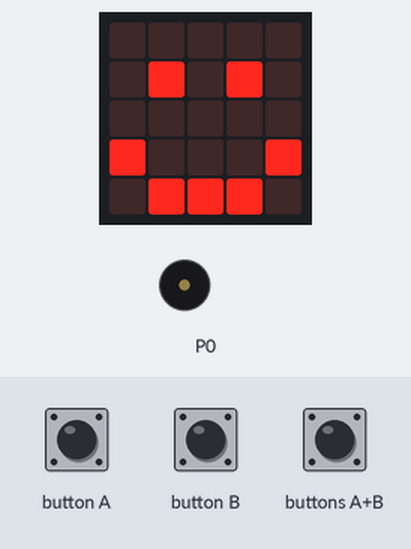
Bench run of a program on a simulated BBC micro:bit (MakeCode). Shown: the board's 5×5 LED display, buzzer (waves = sounding). The test bench sets the inputs (shaded band).

Above: at 1.8 s.
1.9 s: button A pressed for 0.15 s
2.6 s: buttons A+B pressed for 1 s
At 4.14 s:
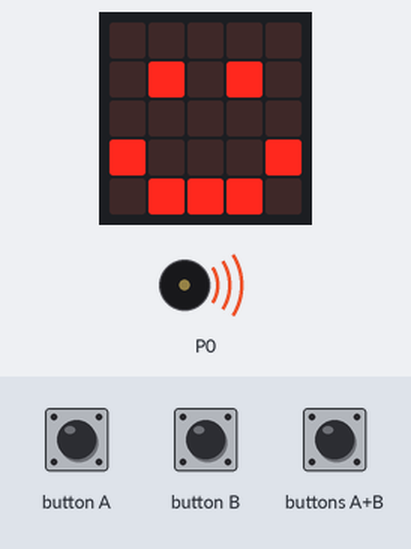
4.9 s: button B pressed for 0.15 s
At 6.45 s:
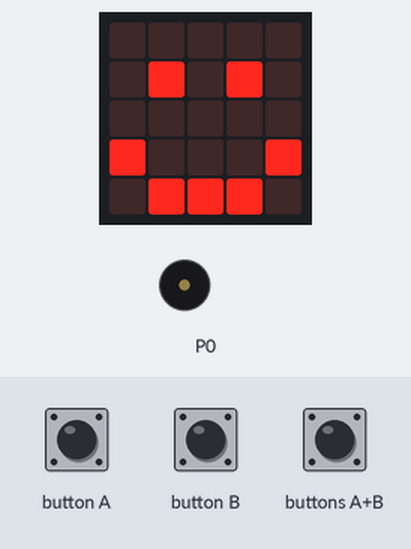
Timing chart, 0 to 6.6 s (numbered marks = the images above; inputs shaded):
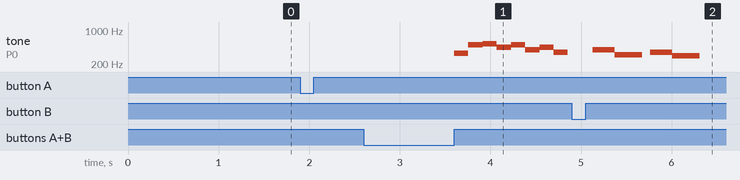

Measured:
- after the input at 2.6 s, tone on P0: plays 330 Hz for 0.16 s, 494 Hz for 0.16 s, 523 Hz for 0.16 s, 440 Hz for 0.16 s, 494 Hz for 0.16 s, 392 Hz for 0.16 s … (8 notes in this stretch), starting after 1.0 s
- after the input at 4.9 s, tone on P0: plays 392 Hz for 0.24 s, 311 Hz for 0.30 s, 349 Hz for 0.24 s, 294 Hz for 0.30 s, starting after 0.23 s

The program:

main.ts
```typescript
function Tono_grave () {
    for (let index = 0; index < 50; index++) {
        pins.digitalWritePin(DigitalPin.P0, 1)
        basic.pause(10)
        pins.digitalWritePin(DigitalPin.P0, 0)
        basic.pause(10)
    }
}
input.onButtonPressed(Button.A, function () {
    for (let index = 0; index < 2; index++) {
        Tono_agudo()
        Tono_grave()
    }
})
function Tono_agudo () {
    for (let index = 0; index < 50; index++) {
        pins.digitalWritePin(DigitalPin.P0, 1)
        basic.pause(1)
        pins.digitalWritePin(DigitalPin.P0, 0)
        basic.pause(1)
    }
}
input.onButtonPressed(Button.AB, function () {
    music.play(music.stringPlayable("E B C5 A B G A F ", 392), music.PlaybackMode.UntilDone)
})
input.onButtonPressed(Button.B, function () {
    music._playDefaultBackground(music.builtInPlayableMelody(Melodies.Dadadadum), music.PlaybackMode.InBackground)
})
basic.showIcon(IconNames.Happy)
```

test.ts
```typescript
// aquí va el archivo "tests"; esto no se compilará cuando este paquete se utilice como una extensión.
```
